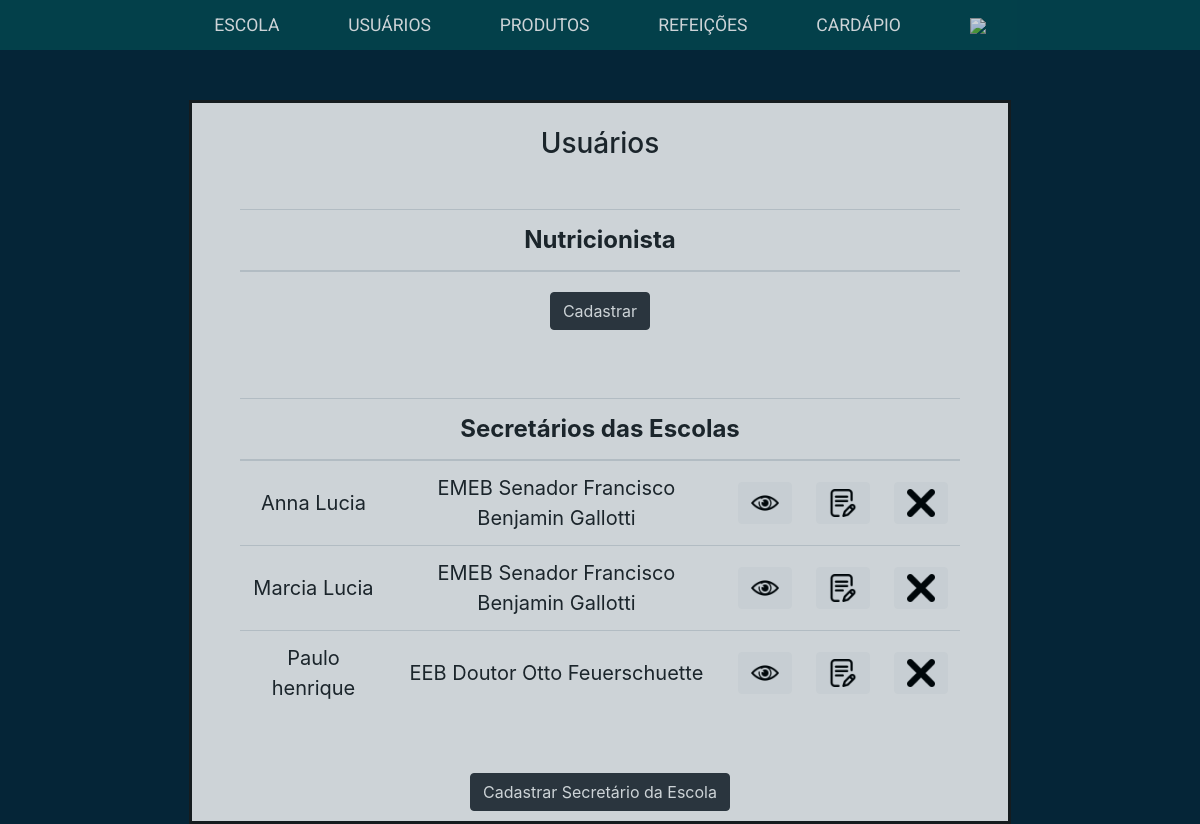
The app's page /sec-educacao/usuarios/cadastrar-usuarios.php (signed in) with its own data.
### tables this page shows
create table SecEsc (
    id int primary key auto_increment,
    nomeSecEsc varchar(64),
    login varchar(64),
    senha varchar(64),
    cpf varchar(11),
    rg varchar(11),
    endereco varchar(255),
    email varchar(255),
    dataDeNascimento date,
    numero varchar(8),
    celular varchar(15),
    cargo enum('Diretor', 'Secretario'),
    escola_id int references Escola(id)
);

create table Escola (
    id int primary key auto_increment,
    nomeEscola varchar(100),
    endereco varchar(255),
    cnpj varchar(12),
    email varchar(255),
    numero varchar(8),
    telefone varchar(12),
    alunosEnsInfantil integer,
    alunosEnsFundamental integer
);

### sec-educacao/usuarios/cadastrar-usuarios.php (the view, shortened to what this page needs)
<?php
require_once '../../funcoes-de-cabecalho.php';
require_once '../../conexao.php';
$selectNut = 'select Nutricionista.id, Nutricionista.nome from Nutricionista';
$queryNut = mysqli_query($conexao, $selectNut);
$selectComEscola = 'select Escola.nomeEscola, SecEsc.nomeSecEsc, SecEsc.id from SecEsc '
        . 'inner join Escola on SecEsc.escola_id = Escola.id';
$queryComEscola = mysqli_query($conexao, $selectComEscola);
?>
<h3>Usuários</h3>
<div class="m-5">
    <table class="table my-5">
        <thead>
            <tr>
                <th colspan="5">Nutricionista</th>
            </tr>
        </thead>
        <tbody>
            <?php
                if(mysqli_num_rows($queryNut) == 1){
                    $table = mysqli_fetch_array($queryNut);
                    $idNut = $table['id'];
                    $nome = $table['nome'];
                    echo "<tr>"
                        . "<td>$nome</td>"
                        . "<td><button class='btn btn-light m-1 visualizar-nutricionista' value='$idNut'><img src='../../estilo/icones/eye.png' width='26px' /></button></td>"
                        . "<td><a class='btn btn-light m-1 atualizar-nutricionista' href='nutricionista/validar-nutricionista.php?acao=atualizar&id=$idNut'><img src='../../estilo/icones/edit.png' width='26px' /></a></td>"
                        . "<td><button class='btn btn-light m-1 deletar-nutricionista' value='$idNut'><img src='../../estilo/icones/delete.png' width='26px' /></button></td>"
                     . "</tr>";
                } else {
                    echo "<tr>"
                    . "<td><a class='btn btn-dark m-2 buttonLink' href='nutricionista/validar-nutricionista.php?acao=cadastrar'>Cadastrar</a></td>"
                    . "</tr>";
                }
            ?>
        </tbody>
    </table>
</div>
<div class="m-5">
<table class="table my-4">
    <thead>
        <tr>
            <th colspan="5">Secretários das Escolas</th>
        </tr>
    </thead>
    <tbody>
        <?php
            while ($table = mysqli_fetch_array($queryComEscola)) {
                $secEscId = $table['id'];
                $secEscNome = $table['nomeSecEsc'];
                $escolaNome = $table['nomeEscola'];
                echo "<tr>"
                    . "<td>$secEscNome</td>"
                    . "<td>$escolaNome</td>"
                    . "<td><button class='btn btn-light visualizar-secEsc' value='$secEscId'><img src='../../estilo/icones/eye.png' width='28px'></button></td>"
                    . "<td><a href='secescola/validar-secesc?idSecEsc=$secEscId&acao=atualizar' class='btn btn-light atualizar-secEsc' value='$secEscId'><img src='../../estilo/icones/edit.png' width='28px'></a></td>"
                    . "<td><button class='btn btn-light excluir-secEsc' value='$secEscId'><img src='../../estilo/icones/delete.png' width='28px'></button></td>"
                . "</tr>";
            }
        ?>
    </tbody>
</table>
</div>
<a class="btn btn-dark buttonLink" href="secescola/validar-secesc.php?acao=cadastrar">Cadastrar Secretário da Escola</a>

### estilo/style.css (style rules this page uses)
body { background-color: #052537 !important; text-decoration: none; }
.buttonLink { color: white !important; }
#Box a { text-decoration: none; color: black; }
a:link { text-decoration: none !important; }
input, td, tr { text-align: center; vertical-align: middle !important; font-weight: 400; }
.table thead th { vertical-align: middle !important; }
@media (min-width: 1200px) { body { height: 100%; width: 100%; background-size: cover; position: relative; text-align-last: center; text-align: center; } }
@media (min-width: 1200px) { .buttonLink { margin: 10px auto; } }
@media (min-width: 1200px) { tr td { font-size: 20px; } }
@media (min-width: 1200px) { h3 { margin: 3% 3%; } }

### records on screen
secesc: nomeSecEsc "Anna Lucia", escola.nomeEscola "EMEB Senador Francisco Benjamin Gallotti", $secEscId 1 (drawn)
secesc: nomeSecEsc "Marcia Lucia", escola.nomeEscola "EMEB Senador Francisco Benjamin Gallotti", $secEscId 2 (drawn)
secesc: nomeSecEsc "Paulo henrique", escola.nomeEscola "EEB Doutor Otto Feuerschuette", $secEscId 3 (drawn)
